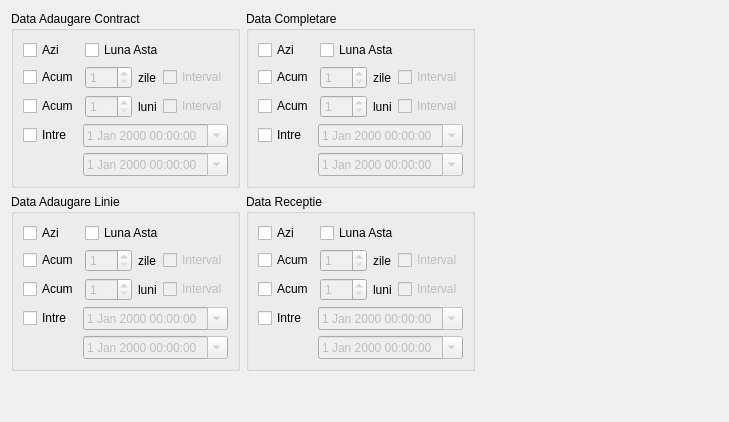
     <widget class="QWidget" name="date">
      <attribute name="title">
       <string>Data</string>
      </attribute>
      <layout class="QHBoxLayout" name="horizontalLayout_2">
       <item>
        <layout class="QVBoxLayout" name="verticalLayout_2">
         <item>
          <widget class="QGroupBox" name="dataAdaugareContractGroupBox">
           <property name="title">
            <string>Data Adaugare Contract</string>
           </property>
           <layout class="QGridLayout" name="gridLayout_6">
            <item row="0" column="0">
             <widget class="QCheckBox" name="date_add_aziCheckBox">
              <property name="text">
               <string>Azi</string>
              </property>
             </widget>
            </item>
            <item row="0" column="1" colspan="3">
             <widget class="QCheckBox" name="date_add_lunaCheckBox">
              <property name="text">
               <string>Luna Asta</string>
              </property>
             </widget>
            </item>
            <item row="1" column="0">
             <widget class="QCheckBox" name="date_add_acum_zileCheckBox">
              <property name="text">
               <string>Acum</string>
              </property>
             </widget>
            </item>
            <item row="1" column="1">
             <widget class="QSpinBox" name="date_add_acum_zileSpinBox">
              <property name="enabled">
               <bool>false</bool>
              </property>
              <property name="minimum">
               <number>1</number>
              </property>
              <property name="maximum">
               <number>999</number>
              </property>
              <property name="value">
               <number>1</number>
              </property>
             </widget>
            </item>
            <item row="1" column="2">
             <widget class="QLabel" name="label_5">
              <property name="text">
               <string>zile</string>
              </property>
              <property name="buddy">
               <cstring>date_add_acum_zileSpinBox</cstring>
              </property>
             </widget>
            </item>
            <item row="1" column="3">
             <widget class="QCheckBox" name="date_add_acum_zile_intervalCheckBox">
              <property name="enabled">
               <bool>false</bool>
              </property>
              <property name="text">
               <string>Interval</string>
              </property>
             </widget>
            </item>
            <item row="2" column="0">
             <widget class="QCheckBox" name="date_add_acum_luniCheckBox">
              <property name="text">
               <string>Acum</string>
              </property>
             </widget>
            </item>
            <item row="2" column="1">
             <widget class="QSpinBox" name="date_add_acum_luniSpinBox">
              <property name="enabled">
               <bool>false</bool>
              </property>
              <property name="minimum">
               <number>1</number>
              </property>
              <property name="maximum">
               <number>999</number>
              </property>
             </widget>
            </item>
            <item row="2" column="2">
             <widget class="QLabel" name="label_9">
              <property name="text">
               <string>luni</string>
              </property>
              <property name="buddy">
               <cstring>date_add_acum_luniSpinBox</cstring>
              </property>
             </widget>
            </item>
            <item row="2" column="3">
             <widget class="QCheckBox" name="date_add_acum_luni_intervalCheckBox">
              <property name="enabled">
               <bool>false</bool>
              </property>
              <property name="text">
               <string>Interval</string>
              </property>
             </widget>
            </item>
            <item row="3" column="0" colspan="4">
             <layout class="QGridLayout" name="gridLayout_5">
              <item row="0" column="0">
               <widget class="QCheckBox" name="date_add_intreCheckBox">
                <property name="text">
                 <string>Intre</string>
                </property>
               </widget>
              </item>
              <item row="0" column="1">
               <widget class="QDateTimeEdit" name="date_add_minDateTimeEdit">
                <property name="enabled">
                 <bool>false</bool>
                </property>
                <property name="calendarPopup">
                 <bool>true</bool>
                </property>
               </widget>
              </item>
              <item row="1" column="1">
               <widget class="QDateTimeEdit" name="date_add_maxDateTimeEdit">
                <property name="enabled">
                 <bool>false</bool>
                </property>
                <property name="calendarPopup">
                 <bool>true</bool>
                </property>
               </widget>
              </item>
             </layout>
            </item>
           </layout>
          </widget>
         </item>
         <item>
          <widget class="QGroupBox" name="dataAdaugareLinieGroupBox">
           <property name="title">
            <string>Data Adaugare Linie</string>
           </property>
           <layout class="QGridLayout" name="gridLayout_9">
            <item row="0" column="0">
             <widget class="QCheckBox" name="date_add_azi_linieCheckBox">
              <property name="text">
               <string>Azi</string>
              </property>
             </widget>
            </item>
            <item row="0" column="1" colspan="3">
             <widget class="QCheckBox" name="date_add_luna_linieCheckBox">
              <property name="text">
               <string>Luna Asta</string>
              </property>
             </widget>
            </item>
            <item row="1" column="0">
             <widget class="QCheckBox" name="date_add_acum_zile_linieCheckBox">
              <property name="text">
               <string>Acum</string>
              </property>
             </widget>
            </item>
            <item row="1" column="1">
             <widget class="QSpinBox" name="date_add_acum_zile_linieSpinBox">
              <property name="enabled">
               <bool>false</bool>
              </property>
              <property name="minimum">
               <number>1</number>
              </property>
              <property name="maximum">
               <number>999</number>
              </property>
              <property name="value">
               <number>1</number>
              </property>
             </widget>
            </item>
            <item row="1" column="2">
             <widget class="QLabel" name="label_7">
              <property name="text">
               <string>zile</string>
              </property>
              <property name="buddy">
               <cstring>date_add_acum_zile_linieSpinBox</cstring>
              </property>
             </widget>
            </item>
            <item row="1" column="3">
             <widget class="QCheckBox" name="date_add_acum_zile_interval_linieCheckBox">
              <property name="enabled">
               <bool>false</bool>
              </property>
              <property name="text">
               <string>Interval</string>
              </property>
             </widget>
            </item>
            <item row="2" column="0">
             <widget class="QCheckBox" name="date_add_acum_luni_linieCheckBox">
              <property name="text">
               <string>Acum</string>
              </property>
             </widget>
            </item>
            <item row="2" column="1">
             <widget class="QSpinBox" name="date_add_acum_luni_linieSpinBox">
              <property name="enabled">
               <bool>false</bool>
              </property>
              <property name="minimum">
               <number>1</number>
              </property>
              <property name="maximum">
               <number>999</number>
              </property>
             </widget>
            </item>
            <item row="2" column="2">
             <widget class="QLabel" name="label_11">
              <property name="text">
               <string>luni</string>
              </property>
              <property name="buddy">
               <cstring>date_add_acum_luni_linieSpinBox</cstring>
              </property>
             </widget>
            </item>
            <item row="2" column="3">
             <widget class="QCheckBox" name="date_add_acum_luni_interval_linieCheckBox">
              <property name="enabled">
               <bool>false</bool>
              </property>
              <property name="text">
               <string>Interval</string>
              </property>
             </widget>
            </item>
            <item row="3" column="0" colspan="4">
             <layout class="QGridLayout" name="gridLayout_10">
              <item row="0" column="0">
               <widget class="QCheckBox" name="date_add_intre_linieCheckBox">
                <property name="text">
                 <string>Intre</string>
                </property>
               </widget>
              </item>
              <item row="0" column="1">
               <widget class="QDateTimeEdit" name="date_add_min_linieDateTimeEdit">
                <property name="enabled">
                 <bool>false</bool>
                </property>
                <property name="calendarPopup">
                 <bool>true</bool>
                </property>
               </widget>
              </item>
              <item row="1" column="1">
               <widget class="QDateTimeEdit" name="date_add_max_linieDateTimeEdit">
                <property name="enabled">
                 <bool>false</bool>
                </property>
                <property name="calendarPopup">
                 <bool>true</bool>
                </property>
               </widget>
              </item>
             </layout>
            </item>
           </layout>
          </widget>
         </item>
         <item>
          <spacer name="verticalSpacer_4">
           <property name="orientation">
            <enum>Qt::Vertical</enum>
           </property>
           <property name="sizeHint" stdset="0">
            <size>
             <width>20</width>
             <height>40</height>
            </size>
           </property>
          </spacer>
         </item>
        </layout>
       </item>
       <item>
        <layout class="QVBoxLayout" name="verticalLayout_4">
         <item>
          <widget class="QGroupBox" name="dataAdaugareCompletareGroupBox">
           <property name="title">
            <string>Data Completare</string>
           </property>
           <layout class="QGridLayout" name="gridLayout_8">
            <item row="0" column="0">
             <widget class="QCheckBox" name="date_edit_aziCheckBox">
              <property name="text">
               <string>Azi</string>
              </property>
             </widget>
            </item>
            <item row="0" column="1" colspan="3">
             <widget class="QCheckBox" name="date_edit_lunaCheckBox">
              <property name="text">
               <string>Luna Asta</string>
              </property>
             </widget>
            </item>
            <item row="1" column="0">
             <widget class="QCheckBox" name="date_edit_acum_zileCheckBox">
              <property name="text">
               <string>Acum</string>
              </property>
             </widget>
            </item>
            <item row="1" column="1">
             <widget class="QSpinBox" name="date_edit_acum_zileSpinBox">
              <property name="enabled">
               <bool>false</bool>
              </property>
              <property name="minimum">
               <number>1</number>
              </property>
              <property name="maximum">
               <number>999</number>
              </property>
              <property name="value">
               <number>1</number>
              </property>
             </widget>
            </item>
            <item row="1" column="2">
             <widget class="QLabel" name="label_23">
              <property name="text">
               <string>zile</string>
              </property>
              <property name="buddy">
               <cstring>date_edit_acum_zileSpinBox</cstring>
              </property>
             </widget>
            </item>
            <item row="1" column="3">
             <widget class="QCheckBox" name="date_edit_acum_zile_intervalCheckBox">
              <property name="enabled">
               <bool>false</bool>
              </property>
              <property name="text">
               <string>Interval</string>
              </property>
             </widget>
            </item>
            <item row="2" column="0">
             <widget class="QCheckBox" name="date_edit_acum_luniCheckBox">
              <property name="text">
               <string>Acum</string>
              </property>
             </widget>
            </item>
            <item row="2" column="1">
             <widget class="QSpinBox" name="date_edit_acum_luniSpinBox">
              <property name="enabled">
               <bool>false</bool>
              </property>
              <property name="minimum">
               <number>1</number>
              </property>
              <property name="maximum">
               <number>999</number>
              </property>
             </widget>
            </item>
            <item row="2" column="2">
             <widget class="QLabel" name="label_22">
              <property name="text">
               <string>luni</string>
              </property>
              <property name="buddy">
               <cstring>date_edit_acum_luniSpinBox</cstring>
              </property>
             </widget>
            </item>
            <item row="2" column="3">
             <widget class="QCheckBox" name="date_edit_acum_luni_intervalCheckBox">
              <property name="enabled">
               <bool>false</bool>
              </property>
              <property name="text">
               <string>Interval</string>
              </property>
             </widget>
            </item>
            <item row="3" column="0" colspan="4">
             <layout class="QGridLayout" name="gridLayout_7">
              <item row="0" column="0">
               <widget class="QCheckBox" name="date_edit_intreCheckBox">
                <property name="text">
                 <string>Intre</string>
                </property>
               </widget>
              </item>
              <item row="0" column="1">
               <widget class="QDateTimeEdit" name="date_edit_minDateTimeEdit">
                <property name="enabled">
                 <bool>false</bool>
                </property>
                <property name="calendarPopup">
                 <bool>true</bool>
                </property>
               </widget>
              </item>
              <item row="1" column="1">
               <widget class="QDateTimeEdit" name="date_edit_maxDateTimeEdit">
                <property name="enabled">
                 <bool>false</bool>
                </property>
                <property name="calendarPopup">
                 <bool>true</bool>
                </property>
               </widget>
              </item>
             </layout>
            </item>
           </layout>
          </widget>
         </item>
         <item>
          <widget class="QGroupBox" name="dataReceptieGroupBox">
           <property name="title">
            <string>Data Receptie</string>
           </property>
           <layout class="QGridLayout" name="gridLayout_11">
            <item row="0" column="0">
             <widget class="QCheckBox" name="date_receptie_aziCheckBox">
              <property name="text">
               <string>Azi</string>
              </property>
             </widget>
            </item>
            <item row="0" column="1" colspan="3">
             <widget class="QCheckBox" name="date_receptie_lunaCheckBox">
              <property name="text">
               <string>Luna Asta</string>
              </property>
             </widget>
            </item>
            <item row="1" column="0">
             <widget class="QCheckBox" name="date_receptie_acum_zileCheckBox">
              <property name="text">
               <string>Acum</string>
              </property>
             </widget>
            </item>
            <item row="1" column="1">
             <widget class="QSpinBox" name="date_receptie_acum_zileSpinBox">
              <property name="enabled">
               <bool>false</bool>
              </property>
              <property name="minimum">
               <number>1</number>
              </property>
              <property name="maximum">
               <number>999</number>
              </property>
              <property name="value">
               <number>1</number>
              </property>
             </widget>
            </item>
            <item row="1" column="2">
             <widget class="QLabel" name="label_24">
              <property name="text">
               <string>zile</string>
              </property>
              <property name="buddy">
               <cstring>date_receptie_acum_zileSpinBox</cstring>
              </property>
             </widget>
            </item>
            <item row="1" column="3">
             <widget class="QCheckBox" name="date_receptie_acum_zile_intervalCheckBox">
              <property name="enabled">
               <bool>false</bool>
              </property>
              <property name="text">
               <string>Interval</string>
              </property>
             </widget>
            </item>
            <item row="2" column="0">
             <widget class="QCheckBox" name="date_receptie_acum_luniCheckBox">
              <property name="text">
               <string>Acum</string>
              </property>
             </widget>
            </item>
            <item row="2" column="1">
             <widget class="QSpinBox" name="date_receptie_acum_luniSpinBox">
              <property name="enabled">
               <bool>false</bool>
              </property>
              <property name="minimum">
               <number>1</number>
              </property>
              <property name="maximum">
               <number>999</number>
              </property>
             </widget>
            </item>
            <item row="2" column="2">
             <widget class="QLabel" name="label_25">
              <property name="text">
               <string>luni</string>
              </property>
              <property name="buddy">
               <cstring>date_receptie_acum_luniSpinBox</cstring>
              </property>
             </widget>
            </item>
            <item row="2" column="3">
             <widget class="QCheckBox" name="date_receptie_acum_luni_intervalCheckBox">
              <property name="enabled">
               <bool>false</bool>
              </property>
              <property name="text">
               <string>Interval</string>
              </property>
             </widget>
            </item>
            <item row="3" column="0" colspan="4">
             <layout class="QGridLayout" name="gridLayout_12">
              <item row="0" column="0">
               <widget class="QCheckBox" name="date_receptie_intreCheckBox">
                <property name="text">
                 <string>Intre</string>
                </property>
               </widget>
              </item>
              <item row="0" column="1">
               <widget class="QDateTimeEdit" name="date_receptie_minDateTimeEdit">
                <property name="enabled">
                 <bool>false</bool>
                </property>
                <property name="calendarPopup">
                 <bool>true</bool>
                </property>
               </widget>
              </item>
              <item row="1" column="1">
               <widget class="QDateTimeEdit" name="date_receptie_maxDateTimeEdit">
                <property name="enabled">
                 <bool>false</bool>
                </property>
                <property name="calendarPopup">
                 <bool>true</bool>
                </property>
               </widget>
              </item>
             </layout>
            </item>
           </layout>
          </widget>
         </item>
         <item>
          <spacer name="verticalSpacer">
           <property name="orientation">
            <enum>Qt::Vertical</enum>
           </property>
           <property name="sizeHint" stdset="0">
            <size>
             <width>20</width>
             <height>40</height>
            </size>
           </property>
          </spacer>
         </item>
        </layout>
       </item>
       <item>
        <spacer name="horizontalSpacer_2">
         <property name="orientation">
          <enum>Qt::Horizontal</enum>
         </property>
         <property name="sizeHint" stdset="0">
          <size>
           <width>243</width>
           <height>20</height>
          </size>
         </property>
        </spacer>
       </item>
      </layout>
     </widget>
